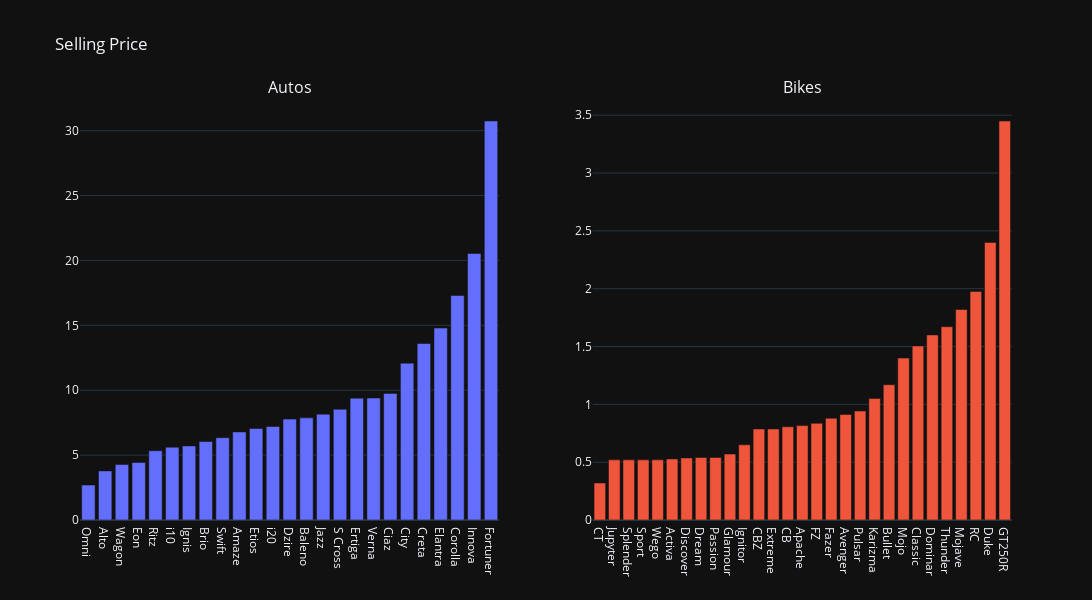

The notebook cell saved with this chart:
### Code cell
# with Plotly
data_ = df.groupby(["vehicle_type", "model"])[["present_price"]].mean().sort_values(by=["vehicle_type", 
                                                                                        "present_price"]).reset_index()

fig = make_subplots(rows=1, cols=2, subplot_titles=("Autos","Bikes"), shared_yaxes=False)

fig.add_trace(go.Bar(x=list(data_[data_["vehicle_type"]=="Auto"]["model"].values), 
                     y=list(data_[data_["vehicle_type"]=="Auto"]["present_price"])), row=1, col=1)

fig.add_trace(go.Bar(x=list(data_[data_["vehicle_type"]=="Bike"]["model"].values), 
                     y=list(data_[data_["vehicle_type"]=="Bike"]["present_price"])), row=1, col=2)

fig.update_layout(width=1300, height=600, template="plotly_dark",
                  title_text="Selling Price", showlegend=False)
fig.show();

### Figure 1 — Plotly figure (JSON) as saved in the notebook; plotly's stock layout.template omitted (floating-point values rounded to 4 significant figures)
{"data": [{"type": "bar", "x": ["Omni", "Alto", "Wagon", "Eon", "Ritz", "i10", "Ignis", "Brio", "Swift", "Amaze", "Etios", "i20", "Dzire", "Baleno", "Jazz", "S Cross", "Ertiga", "Verna", "Ciaz", "City", "Creta", "Elantra", "Corolla", "Innova", "Fortuner"], "xaxis": "x", "y": [2.69, 3.783, 4.28, 4.43, 5.338, 5.614, 5.71, 6.044, 6.342, 6.786, 7.053, 7.206, 7.773, 7.87, 8.157, 8.535, 9.39, 9.4, 9.757, 12.09, 13.6, 14.79, 17.3, 20.54, 30.74], "yaxis": "y"}, {"type": "bar", "x": ["CT", "Jupyter", "Splender", "Sport", "Wego", "Activa", "Discover", "Dream", "Passion", "Glamour", "Ignitor", "CBZ", "Extreme", "CB", "Apache", "FZ", "Fazer", "Avenger", "Pulsar", "Karizma", "Bullet", "Mojo", "Classic", "Dominar", "Thunder", "Mojave", "RC", "Duke", "GT250R"], "xaxis": "x2", "y": [0.32, 0.52, 0.52, 0.52, 0.52, 0.528, 0.5367, 0.54, 0.54, 0.57, 0.65, 0.787, 0.787, 0.806, 0.8164, 0.8357, 0.88, 0.9125, 0.9422, 1.05, 1.17, 1.4, 1.505, 1.6, 1.671, 1.82, 1.977, 2.4, 3.45], "yaxis": "y2"}], "layout": {"annotations": [{"font": {"size": 16}, "showarrow": false, "text": "Autos", "x": 0.225, "xanchor": "center", "xref": "paper", "y": 1, "yanchor": "bottom", "yref": "paper"}, {"font": {"size": 16}, "showarrow": false, "text": "Bikes", "x": 0.775, "xanchor": "center", "xref": "paper", "y": 1, "yanchor": "bottom", "yref": "paper"}], "height": 600, "showlegend": false, "title": {"text": "Selling Price"}, "width": 1300, "xaxis": {"anchor": "y", "domain": [0, 0.45]}, "xaxis2": {"anchor": "y2", "domain": [0.55, 1]}, "yaxis": {"anchor": "x", "domain": [0, 1]}, "yaxis2": {"anchor": "x2", "domain": [0, 1]}}}
